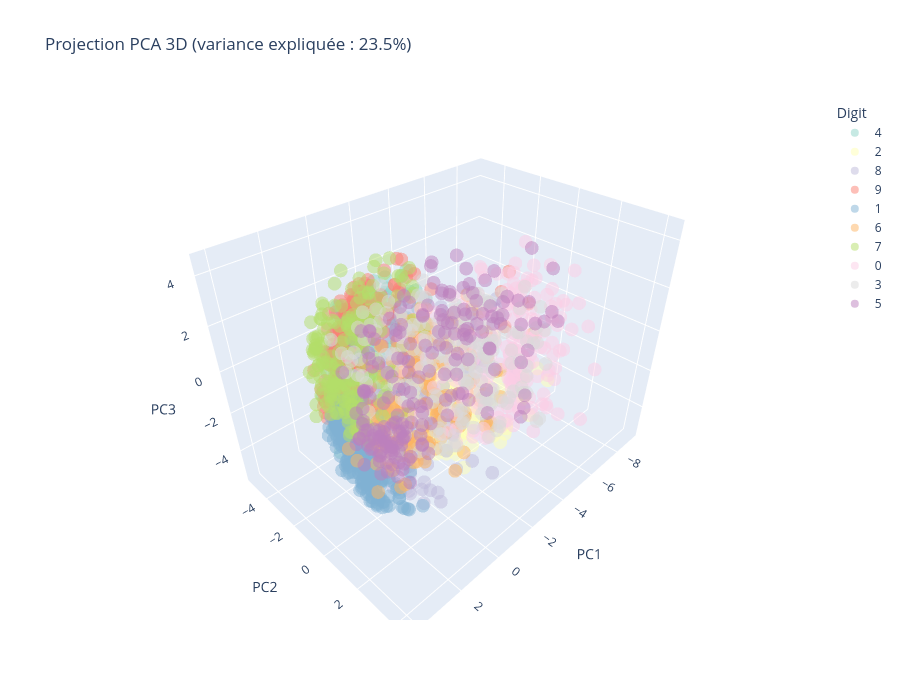

Notebook cell for this chart:
### Code cell
pca_3d = PCA(n_components=3)
pca_3d.fit(X_train)
latent_3d = pca_3d.encode(X_test)

var_3d = float(np.sum(pca_3d.explained_variance) / total_var * 100)

fig = px.scatter_3d(
    x=latent_3d.array[:, 0], y=latent_3d.array[:, 1], z=latent_3d.array[:, 2],
    color=y_test.astype(str),
    color_discrete_sequence=px.colors.qualitative.Set3,
    labels={"x": "PC1", "y": "PC2", "z": "PC3", "color": "Digit"},
    title=f"Projection PCA 3D (variance expliquée : {var_3d:.1f}%)",
    opacity=0.5
)
fig.update_layout(width=900, height=700)
fig.show()

### Figure 1 — Plotly figure (JSON) as saved in the notebook; plotly's stock layout.template omitted (floating-point values rounded to 4 significant figures; data arrays with more than 128 entries replaced by an {"elided": "..."} marker saying what was removed)
{"data": [{"hovertemplate": "Digit=4<br>PC1=%{x}<br>PC2=%{y}<br>PC3=%{z}<extra></extra>", "legendgroup": "4", "marker": {"color": "rgb(141,211,199)", "opacity": 0.5, "symbol": "circle"}, "mode": "markers", "name": "4", "scene": "scene", "showlegend": true, "type": "scatter3d", "x": {"elided": "210 float values"}, "y": {"elided": "210 float values"}, "z": {"elided": "210 float values"}}, {"hovertemplate": "Digit=2<br>PC1=%{x}<br>PC2=%{y}<br>PC3=%{z}<extra></extra>", "legendgroup": "2", "marker": {"color": "rgb(255,255,179)", "opacity": 0.5, "symbol": "circle"}, "mode": "markers", "name": "2", "scene": "scene", "showlegend": true, "type": "scatter3d", "x": {"elided": "196 float values"}, "y": {"elided": "196 float values"}, "z": {"elided": "196 float values"}}, {"hovertemplate": "Digit=8<br>PC1=%{x}<br>PC2=%{y}<br>PC3=%{z}<extra></extra>", "legendgroup": "8", "marker": {"color": "rgb(190,186,218)", "opacity": 0.5, "symbol": "circle"}, "mode": "markers", "name": "8", "scene": "scene", "showlegend": true, "type": "scatter3d", "x": {"elided": "164 float values"}, "y": {"elided": "164 float values"}, "z": {"elided": "164 float values"}}, {"hovertemplate": "Digit=9<br>PC1=%{x}<br>PC2=%{y}<br>PC3=%{z}<extra></extra>", "legendgroup": "9", "marker": {"color": "rgb(251,128,114)", "opacity": 0.5, "symbol": "circle"}, "mode": "markers", "name": "9", "scene": "scene", "showlegend": true, "type": "scatter3d", "x": {"elided": "208 float values"}, "y": {"elided": "208 float values"}, "z": {"elided": "208 float values"}}, {"hovertemplate": "Digit=1<br>PC1=%{x}<br>PC2=%{y}<br>PC3=%{z}<extra></extra>", "legendgroup": "1", "marker": {"color": "rgb(128,177,211)", "opacity": 0.5, "symbol": "circle"}, "mode": "markers", "name": "1", "scene": "scene", "showlegend": true, "type": "scatter3d", "x": {"elided": "217 float values"}, "y": {"elided": "217 float values"}, "z": {"elided": "217 float values"}}, {"hovertemplate": "Digit=6<br>PC1=%{x}<br>PC2=%{y}<br>PC3=%{z}<extra></extra>", "legendgroup": "6", "marker": {"color": "rgb(253,180,98)", "opacity": 0.5, "symbol": "circle"}, "mode": "markers", "name": "6", "scene": "scene", "showlegend": true, "type": "scatter3d", "x": {"elided": "195 float values"}, "y": {"elided": "195 float values"}, "z": {"elided": "195 float values"}}, {"hovertemplate": "Digit=7<br>PC1=%{x}<br>PC2=%{y}<br>PC3=%{z}<extra></extra>", "legendgroup": "7", "marker": {"color": "rgb(179,222,105)", "opacity": 0.5, "symbol": "circle"}, "mode": "markers", "name": "7", "scene": "scene", "showlegend": true, "type": "scatter3d", "x": {"elided": "201 float values"}, "y": {"elided": "201 float values"}, "z": {"elided": "201 float values"}}, {"hovertemplate": "Digit=0<br>PC1=%{x}<br>PC2=%{y}<br>PC3=%{z}<extra></extra>", "legendgroup": "0", "marker": {"color": "rgb(252,205,229)", "opacity": 0.5, "symbol": "circle"}, "mode": "markers", "name": "0", "scene": "scene", "showlegend": true, "type": "scatter3d", "x": {"elided": "201 float values"}, "y": {"elided": "201 float values"}, "z": {"elided": "201 float values"}}, {"hovertemplate": "Digit=3<br>PC1=%{x}<br>PC2=%{y}<br>PC3=%{z}<extra></extra>", "legendgroup": "3", "marker": {"color": "rgb(217,217,217)", "opacity": 0.5, "symbol": "circle"}, "mode": "markers", "name": "3", "scene": "scene", "showlegend": true, "type": "scatter3d", "x": {"elided": "213 float values"}, "y": {"elided": "213 float values"}, "z": {"elided": "213 float values"}}, {"hovertemplate": "Digit=5<br>PC1=%{x}<br>PC2=%{y}<br>PC3=%{z}<extra></extra>", "legendgroup": "5", "marker": {"color": "rgb(188,128,189)", "opacity": 0.5, "symbol": "circle"}, "mode": "markers", "name": "5", "scene": "scene", "showlegend": true, "type": "scatter3d", "x": {"elided": "195 float values"}, "y": {"elided": "195 float values"}, "z": {"elided": "195 float values"}}], "layout": {"height": 700, "legend": {"title": {"text": "Digit"}, "tracegroupgap": 0}, "scene": {"domain": {"x": [0, 1], "y": [0, 1]}, "xaxis": {"title": {"text": "PC1"}}, "yaxis": {"title": {"text": "PC2"}}, "zaxis": {"title": {"text": "PC3"}}}, "title": {"text": "Projection PCA 3D (variance expliquée : 23.5%)"}, "width": 900}}
